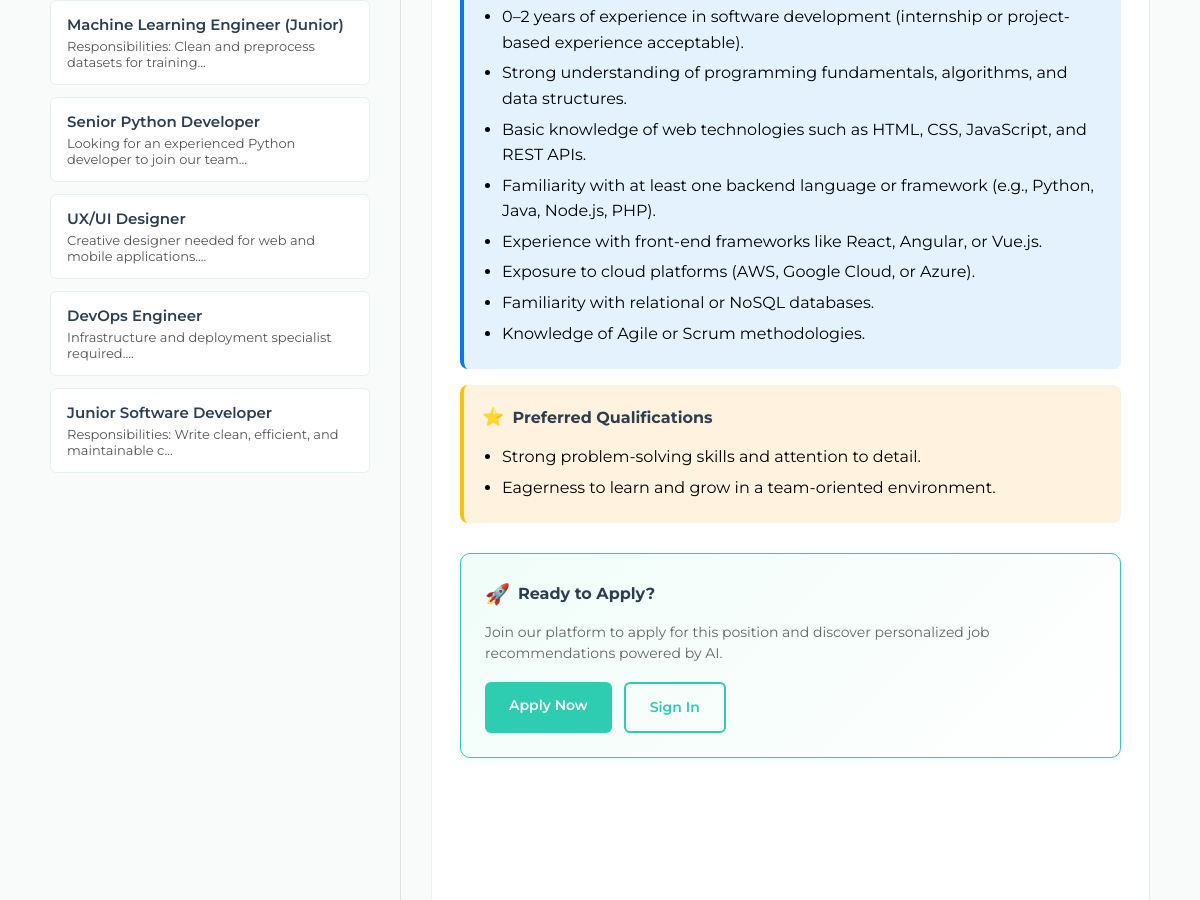
Before: / (middle part) with the older database file.
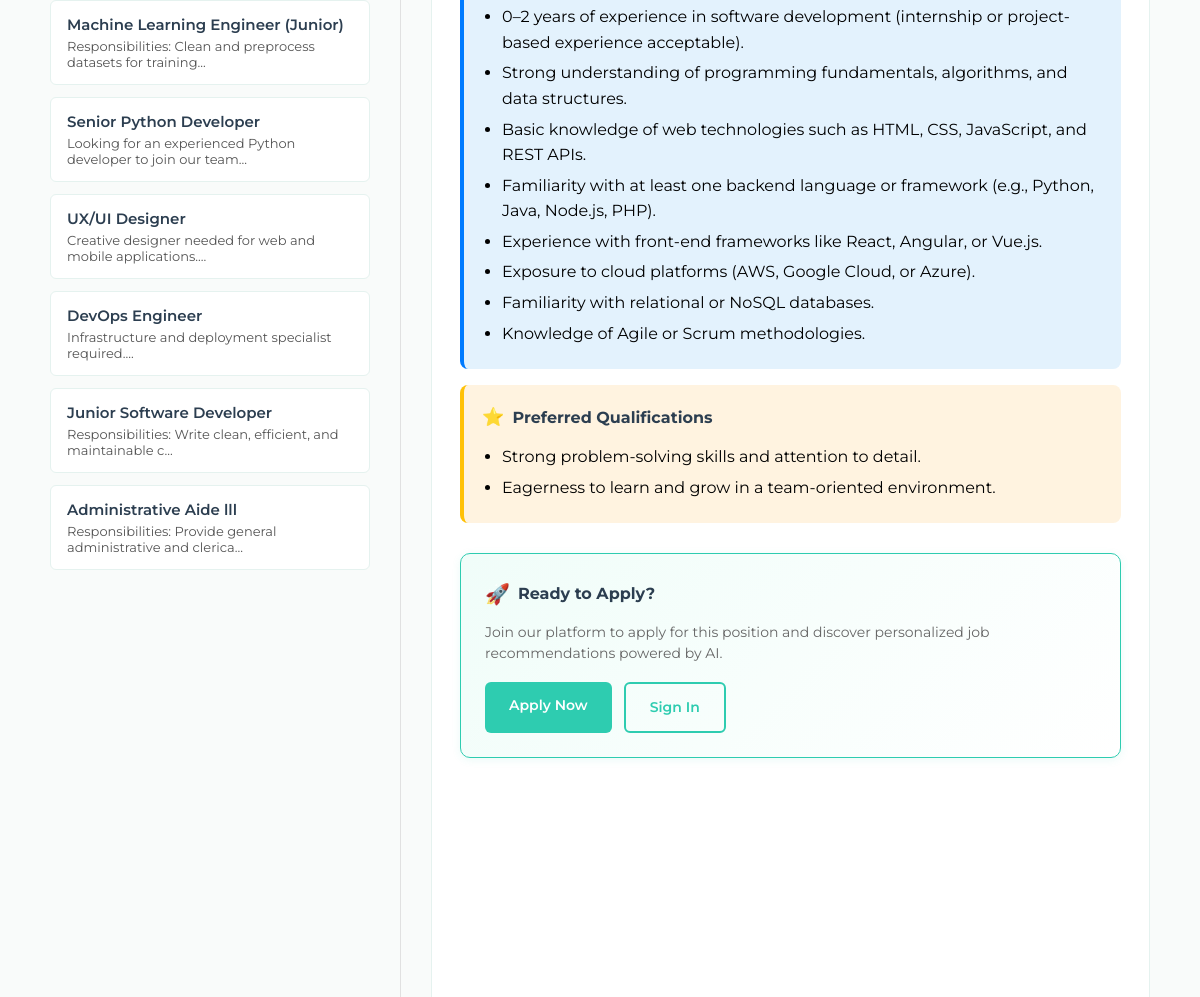
After: the same page with the newer database file.
### app/models.py (models this page shows, shortened)
class Job(db.Model):
    __tablename__ = 'jobs'
    id = db.Column(db.Integer, primary_key=True)
    role = db.Column(db.String(100), nullable=False)
    description = db.Column(db.Text, nullable=False)
    cluster_id = db.Column(db.Integer)
    is_active = db.Column(db.Boolean, default=True)
    created_at = db.Column(db.DateTime, default=datetime.utcnow)
    created_by = db.Column(db.Integer, db.ForeignKey('users.id'), nullable=False)
    applications = db.relationship('Application', backref='job', lazy=True)
    creator = db.relationship('User', backref='jobs_created', lazy=True)

### app/routes/main.py (the view)
@main_bp.route('/')
def index():
    jobs = Job.query.filter_by(is_active=True).all()
    return render_template('index.html', jobs=jobs)

### app/templates/index.html (shortened to what this page needs)
<!DOCTYPE html>
<html lang="en">
<head>
</head>
<body>
  <main>
    <div class="content-wrapper">
      <div class="jobs-list">
        {% for job in jobs %}
        <div class="job-card"
             data-title="{{ job.role }}"
             data-description="{{ job.description }}"
             onclick="showJobDetails(this.dataset.title, this.dataset.description)">
          <h3>{{ job.role }}</h3>
          <p>{{ job.description[:60] }}...</p>
        </div>
        {% endfor %}
      </div>
      <div class="job-details" id="jobDetails">
      </div>
    </div>
  </main>
</body>
</html>

### app/templates/index.html (style rules this page uses)
body { margin: 0; font-family: 'Montserrat', sans-serif; background: #f9fbfa; display: flex; flex-direction: column; min-height: 100vh; }
main { display: flex; justify-content: center; gap: 30px; padding: 40px 20px; flex: 1; }
.content-wrapper { display: flex; gap: 30px; max-width: 1100px; width: 100%; }
.jobs-list { flex: 1; max-width: 320px; }
.job-card { background: #fff; border: 1px solid #e5f2ef; border-radius: 6px; padding: 14px 16px; margin-bottom: 12px; cursor: pointer; transition: box-shadow 0.2s ease, transform 0.1s ease, border-color 0.2s ease; }
.job-card h3 { margin: 0 0 4px; font-size: 15px; font-weight: 600; color: #2c3e50; }
.job-card p { margin: 0; font-size: 13px; color: #555; }
.job-details { flex: 2; background: #fff; border: 1px solid #e5f2ef; border-radius: 6px; padding: 28px; max-height: calc(100vh - 200px); overflow-y: auto; line-height: 1.6; }

Changed rows visible on the page:
added Job: role "Administrative Aide lll", description "Responsibilities: Provide general administrative and clerica"
